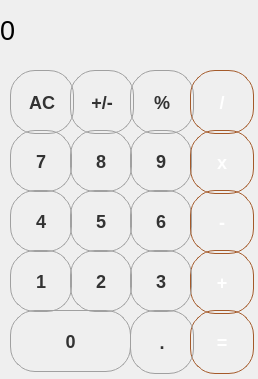
<?xml version="1.0" encoding="UTF-8"?>
<ui version="4.0">
 <class>MainWindow</class>
 <widget class="QMainWindow" name="MainWindow">
  <property name="geometry">
   <rect>
    <x>0</x>
    <y>0</y>
    <width>258</width>
    <height>379</height>
   </rect>
  </property>
  <property name="windowTitle">
   <string>MainWindow</string>
  </property>
  <property name="styleSheet">
   <string notr="true"/>
  </property>
  <widget class="QWidget" name="centralwidget">
   <widget class="QLabel" name="result">
    <property name="geometry">
     <rect>
      <x>0</x>
      <y>0</y>
      <width>241</width>
      <height>61</height>
     </rect>
    </property>
    <property name="font">
     <font>
      <pointsize>20</pointsize>
     </font>
    </property>
    <property name="styleSheet">
     <string notr="true">QLabel{
qproperty-alignment: 'AlignVCenter | AlignRight';
border-bottom: 1px solid gray;
} 

background -color: white;</string>
    </property>
    <property name="text">
     <string>0</string>
    </property>
   </widget>
   <widget class="QPushButton" name="pushButtonAC">
    <property name="geometry">
     <rect>
      <x>10</x>
      <y>70</y>
      <width>64</width>
      <height>64</height>
     </rect>
    </property>
    <property name="styleSheet">
     <string notr="true">QPushButton {
    background-color: qlineargradient(x1: 0, y1: 0, x2: 0, y2: 1,
                                      stop: 0 #e8e8e8, stop: 1 #d7d7d7);
    border: 1px solid #a0a0a0;
    border-radius: 25px;
    min-width: 50px;
    min-height: 50px;

    color: #333;
    font-size: 18px;
    font-weight: bold;

    padding: 6px;
}

QPushButton:hover {
    background-color: qlineargradient(x1: 0, y1: 0, x2: 0, y2: 1,
                                      stop: 0 #f0f0f0, stop: 1 #cfcfcf);
    border: 1px solid #888;
}

QPushButton:pressed {
    background-color: qlineargradient(x1: 0, y1: 0, x2: 0, y2: 1,
                                      stop: 0 #cacaca, stop: 1 #e0e0e0);
    padding-left: 8px;
    padding-top: 8px;
}</string>
    </property>
    <property name="text">
     <string>AC</string>
    </property>
   </widget>
   <widget class="QPushButton" name="pushButton_plus_min">
    <property name="geometry">
     <rect>
      <x>70</x>
      <y>70</y>
      <width>64</width>
      <height>64</height>
     </rect>
    </property>
    <property name="styleSheet">
     <string notr="true">QPushButton {
    background-color: qlineargradient(x1: 0, y1: 0, x2: 0, y2: 1,
                                      stop: 0 #e8e8e8, stop: 1 #d7d7d7);
    border: 1px solid #a0a0a0;
    border-radius: 25px;
    min-width: 50px;
    min-height: 50px;

    color: #333;
    font-size: 18px;
    font-weight: bold;

    padding: 6px;
}

QPushButton:hover {
    background-color: qlineargradient(x1: 0, y1: 0, x2: 0, y2: 1,
                                      stop: 0 #f0f0f0, stop: 1 #cfcfcf);
    border: 1px solid #888;
}

QPushButton:pressed {
    background-color: qlineargradient(x1: 0, y1: 0, x2: 0, y2: 1,
                                      stop: 0 #cacaca, stop: 1 #e0e0e0);
    padding-left: 8px;
    padding-top: 8px;
}</string>
    </property>
    <property name="text">
     <string>+/-</string>
    </property>
   </widget>
   <widget class="QPushButton" name="pushButton_percent">
    <property name="geometry">
     <rect>
      <x>130</x>
      <y>70</y>
      <width>64</width>
      <height>64</height>
     </rect>
    </property>
    <property name="styleSheet">
     <string notr="true">QPushButton {
    background-color: qlineargradient(x1: 0, y1: 0, x2: 0, y2: 1,
                                      stop: 0 #e8e8e8, stop: 1 #d7d7d7);
    border: 1px solid #a0a0a0;
    border-radius: 25px;
    min-width: 50px;
    min-height: 50px;

    color: #333;
    font-size: 18px;
    font-weight: bold;

    padding: 6px;
}

QPushButton:hover {
    background-color: qlineargradient(x1: 0, y1: 0, x2: 0, y2: 1,
                                      stop: 0 #f0f0f0, stop: 1 #cfcfcf);
    border: 1px solid #888;
}

QPushButton:pressed {
    background-color: qlineargradient(x1: 0, y1: 0, x2: 0, y2: 1,
                                      stop: 0 #cacaca, stop: 1 #e0e0e0);
    padding-left: 8px;
    padding-top: 8px;
}</string>
    </property>
    <property name="text">
     <string>%</string>
    </property>
   </widget>
   <widget class="QPushButton" name="pushButton_del">
    <property name="geometry">
     <rect>
      <x>190</x>
      <y>70</y>
      <width>64</width>
      <height>64</height>
     </rect>
    </property>
    <property name="styleSheet">
     <string notr="true">QPushButton {
    background-color: qlineargradient(x1: 0, y1: 0, x2: 0, y2: 1,
                                      stop: 0 #ffb066, stop: 1 #ff9739); 
    color: white;
    border: 1px solid #a45a2a;
    border-radius: 25px;
    min-width: 50px;
    min-height: 50px;

    font-size: 18px;
    font-weight: bold;
    padding: 6px;
}

QPushButton:hover {
    background-color: qlineargradient(x1: 0, y1: 0, x2: 0, y2: 1,
                                      stop: 0 #ffbe7f, stop: 1 #ff8a2c);
    border: 1px solid #934d22;
}

QPushButton:pressed {
    background-color: qlineargradient(x1: 0, y1: 0, x2: 0, y2: 1,
                                      stop: 0 #ff7832, stop: 1 #ff9739);
    padding-left: 8px;
    padding-top: 8px;
}</string>
    </property>
    <property name="text">
     <string>/</string>
    </property>
   </widget>
   <widget class="QPushButton" name="pushButton_7">
    <property name="geometry">
     <rect>
      <x>10</x>
      <y>130</y>
      <width>62</width>
      <height>62</height>
     </rect>
    </property>
    <property name="styleSheet">
     <string notr="true">QPushButton {
    background-color: qlineargradient(x1: 0, y1: 0, x2: 0, y2: 1,
                                      stop: 0 #fefefe, stop: 1 #d6d7db);
    border: 1px solid #a0a0a0;
    border-radius: 25px;
    min-width: 50px;
    min-height: 50px;
    color: #333;
    font-size: 18px;
    font-weight: bold;
    padding: 5px;
}

QPushButton:hover {
    background-color: qlineargradient(x1: 0, y1: 0, x2: 0, y2: 1,
                                      stop: 0 #ffffff, stop: 1 #c8c8c8);
    border: 1px solid #888;
}

QPushButton:pressed {
    background-color: qlineargradient(x1: 0, y1: 0, x2: 0, y2: 1,
                                      stop: 0 #d0d0d0, stop: 1 #f0f0f0);
    padding-left: 7px;
    padding-top: 7px;
}</string>
    </property>
    <property name="text">
     <string>7</string>
    </property>
   </widget>
   <widget class="QPushButton" name="pushButton_8">
    <property name="geometry">
     <rect>
      <x>70</x>
      <y>130</y>
      <width>62</width>
      <height>62</height>
     </rect>
    </property>
    <property name="styleSheet">
     <string notr="true">QPushButton {
    background-color: qlineargradient(x1: 0, y1: 0, x2: 0, y2: 1,
                                      stop: 0 #fefefe, stop: 1 #d6d7db);
    border: 1px solid #a0a0a0;
    border-radius: 25px;
    min-width: 50px;
    min-height: 50px;
    color: #333;
    font-size: 18px;
    font-weight: bold;
    padding: 5px;
}

QPushButton:hover {
    background-color: qlineargradient(x1: 0, y1: 0, x2: 0, y2: 1,
                                      stop: 0 #ffffff, stop: 1 #c8c8c8);
    border: 1px solid #888;
}

QPushButton:pressed {
    background-color: qlineargradient(x1: 0, y1: 0, x2: 0, y2: 1,
                                      stop: 0 #d0d0d0, stop: 1 #f0f0f0);
    padding-left: 7px;
    padding-top: 7px;
}</string>
    </property>
    <property name="text">
     <string>8</string>
    </property>
   </widget>
   <widget class="QPushButton" name="pushButton_9">
    <property name="geometry">
     <rect>
      <x>130</x>
      <y>130</y>
      <width>62</width>
      <height>62</height>
     </rect>
    </property>
    <property name="styleSheet">
     <string notr="true">QPushButton {
    background-color: qlineargradient(x1: 0, y1: 0, x2: 0, y2: 1,
                                      stop: 0 #fefefe, stop: 1 #d6d7db);
    border: 1px solid #a0a0a0;
    border-radius: 25px;
    min-width: 50px;
    min-height: 50px;
    color: #333;
    font-size: 18px;
    font-weight: bold;
    padding: 5px;
}

QPushButton:hover {
    background-color: qlineargradient(x1: 0, y1: 0, x2: 0, y2: 1,
                                      stop: 0 #ffffff, stop: 1 #c8c8c8);
    border: 1px solid #888;
}

QPushButton:pressed {
    background-color: qlineargradient(x1: 0, y1: 0, x2: 0, y2: 1,
                                      stop: 0 #d0d0d0, stop: 1 #f0f0f0);
    padding-left: 7px;
    padding-top: 7px;
}</string>
    </property>
    <property name="text">
     <string>9</string>
    </property>
   </widget>
   <widget class="QPushButton" name="pushButton_mult">
    <property name="geometry">
     <rect>
      <x>190</x>
      <y>130</y>
      <width>64</width>
      <height>64</height>
     </rect>
    </property>
    <property name="styleSheet">
     <string notr="true">QPushButton {
    background-color: qlineargradient(x1: 0, y1: 0, x2: 0, y2: 1,
                                      stop: 0 #ffb066, stop: 1 #ff9739); 
    color: white;
    border: 1px solid #a45a2a;
    border-radius: 25px;
    min-width: 50px;
    min-height: 50px;

    font-size: 18px;
    font-weight: bold;
    padding: 6px;
}

QPushButton:hover {
    background-color: qlineargradient(x1: 0, y1: 0, x2: 0, y2: 1,
                                      stop: 0 #ffbe7f, stop: 1 #ff8a2c);
    border: 1px solid #934d22;
}

QPushButton:pressed {
    background-color: qlineargradient(x1: 0, y1: 0, x2: 0, y2: 1,
                                      stop: 0 #ff7832, stop: 1 #ff9739);
    padding-left: 8px;
    padding-top: 8px;
}</string>
    </property>
    <property name="text">
     <string>x</string>
    </property>
   </widget>
   <widget class="QPushButton" name="pushButton_4">
    <property name="geometry">
     <rect>
      <x>10</x>
      <y>190</y>
      <width>62</width>
      <height>62</height>
     </rect>
    </property>
    <property name="styleSheet">
     <string notr="true">QPushButton {
    background-color: qlineargradient(x1: 0, y1: 0, x2: 0, y2: 1,
                                      stop: 0 #fefefe, stop: 1 #d6d7db);
    border: 1px solid #a0a0a0;
    border-radius: 25px;
    min-width: 50px;
    min-height: 50px;
    color: #333;
    font-size: 18px;
    font-weight: bold;
    padding: 5px;
}

QPushButton:hover {
    background-color: qlineargradient(x1: 0, y1: 0, x2: 0, y2: 1,
                                      stop: 0 #ffffff, stop: 1 #c8c8c8);
    border: 1px solid #888;
}

QPushButton:pressed {
    background-color: qlineargradient(x1: 0, y1: 0, x2: 0, y2: 1,
                                      stop: 0 #d0d0d0, stop: 1 #f0f0f0);
    padding-left: 7px;
    padding-top: 7px;
}</string>
    </property>
    <property name="text">
     <string>4</string>
    </property>
   </widget>
   <widget class="QPushButton" name="pushButton_5">
    <property name="geometry">
     <rect>
      <x>70</x>
      <y>190</y>
      <width>62</width>
      <height>62</height>
     </rect>
    </property>
    <property name="styleSheet">
     <string notr="true">QPushButton {
    background-color: qlineargradient(x1: 0, y1: 0, x2: 0, y2: 1,
                                      stop: 0 #fefefe, stop: 1 #d6d7db);
    border: 1px solid #a0a0a0;
    border-radius: 25px;
    min-width: 50px;
    min-height: 50px;
    color: #333;
    font-size: 18px;
    font-weight: bold;
    padding: 5px;
}

QPushButton:hover {
    background-color: qlineargradient(x1: 0, y1: 0, x2: 0, y2: 1,
                                      stop: 0 #ffffff, stop: 1 #c8c8c8);
    border: 1px solid #888;
}

QPushButton:pressed {
    background-color: qlineargradient(x1: 0, y1: 0, x2: 0, y2: 1,
                                      stop: 0 #d0d0d0, stop: 1 #f0f0f0);
    padding-left: 7px;
    padding-top: 7px;
}</string>
    </property>
    <property name="text">
     <string>5</string>
    </property>
   </widget>
   <widget class="QPushButton" name="pushButton_6">
    <property name="geometry">
     <rect>
      <x>130</x>
      <y>190</y>
      <width>62</width>
      <height>62</height>
     </rect>
    </property>
    <property name="styleSheet">
     <string notr="true">QPushButton {
    background-color: qlineargradient(x1: 0, y1: 0, x2: 0, y2: 1,
                                      stop: 0 #fefefe, stop: 1 #d6d7db);
    border: 1px solid #a0a0a0;
    border-radius: 25px;
    min-width: 50px;
    min-height: 50px;
    color: #333;
    font-size: 18px;
    font-weight: bold;
    padding: 5px;
}

QPushButton:hover {
    background-color: qlineargradient(x1: 0, y1: 0, x2: 0, y2: 1,
                                      stop: 0 #ffffff, stop: 1 #c8c8c8);
    border: 1px solid #888;
}

QPushButton:pressed {
    background-color: qlineargradient(x1: 0, y1: 0, x2: 0, y2: 1,
                                      stop: 0 #d0d0d0, stop: 1 #f0f0f0);
    padding-left: 7px;
    padding-top: 7px;
}</string>
    </property>
    <property name="text">
     <string>6</string>
    </property>
   </widget>
   <widget class="QPushButton" name="pushButton_minus">
    <property name="geometry">
     <rect>
      <x>190</x>
      <y>190</y>
      <width>64</width>
      <height>64</height>
     </rect>
    </property>
    <property name="styleSheet">
     <string notr="true">QPushButton {
    background-color: qlineargradient(x1: 0, y1: 0, x2: 0, y2: 1,
                                      stop: 0 #ffb066, stop: 1 #ff9739); 
    color: white;
    border: 1px solid #a45a2a;
    border-radius: 25px;
    min-width: 50px;
    min-height: 50px;

    font-size: 18px;
    font-weight: bold;
    padding: 6px;
}

QPushButton:hover {
    background-color: qlineargradient(x1: 0, y1: 0, x2: 0, y2: 1,
                                      stop: 0 #ffbe7f, stop: 1 #ff8a2c);
    border: 1px solid #934d22;
}

QPushButton:pressed {
    background-color: qlineargradient(x1: 0, y1: 0, x2: 0, y2: 1,
                                      stop: 0 #ff7832, stop: 1 #ff9739);
    padding-left: 8px;
    padding-top: 8px;
}</string>
    </property>
    <property name="text">
     <string>-</string>
    </property>
   </widget>
   <widget class="QPushButton" name="pushButton_1">
    <property name="geometry">
     <rect>
      <x>10</x>
      <y>250</y>
      <width>62</width>
      <height>62</height>
     </rect>
    </property>
    <property name="styleSheet">
     <string notr="true">QPushButton {
    background-color: qlineargradient(x1: 0, y1: 0, x2: 0, y2: 1,
                                      stop: 0 #fefefe, stop: 1 #d6d7db);
    border: 1px solid #a0a0a0;
    border-radius: 25px;
    min-width: 50px;
    min-height: 50px;
    color: #333;
    font-size: 18px;
    font-weight: bold;
    padding: 5px;
}

QPushButton:hover {
    background-color: qlineargradient(x1: 0, y1: 0, x2: 0, y2: 1,
                                      stop: 0 #ffffff, stop: 1 #c8c8c8);
    border: 1px solid #888;
}

QPushButton:pressed {
    background-color: qlineargradient(x1: 0, y1: 0, x2: 0, y2: 1,
                                      stop: 0 #d0d0d0, stop: 1 #f0f0f0);
    padding-left: 7px;
    padding-top: 7px;
}</string>
    </property>
    <property name="text">
     <string>1</string>
    </property>
   </widget>
   <widget class="QPushButton" name="pushButton_plus">
    <property name="geometry">
     <rect>
      <x>190</x>
      <y>250</y>
      <width>64</width>
      <height>64</height>
     </rect>
    </property>
    <property name="styleSheet">
     <string notr="true">QPushButton {
    background-color: qlineargradient(x1: 0, y1: 0, x2: 0, y2: 1,
                                      stop: 0 #ffb066, stop: 1 #ff9739); 
    color: white;
    border: 1px solid #a45a2a;
    border-radius: 25px;
    min-width: 50px;
    min-height: 50px;

    font-size: 18px;
    font-weight: bold;
    padding: 6px;
}

QPushButton:hover {
    background-color: qlineargradient(x1: 0, y1: 0, x2: 0, y2: 1,
                                      stop: 0 #ffbe7f, stop: 1 #ff8a2c);
    border: 1px solid #934d22;
}

QPushButton:pressed {
    background-color: qlineargradient(x1: 0, y1: 0, x2: 0, y2: 1,
                                      stop: 0 #ff7832, stop: 1 #ff9739);
    padding-left: 8px;
    padding-top: 8px;
}</string>
    </property>
    <property name="text">
     <string>+</string>
    </property>
   </widget>
   <widget class="QPushButton" name="pushButton_2">
    <property name="geometry">
     <rect>
      <x>70</x>
      <y>250</y>
      <width>62</width>
      <height>62</height>
     </rect>
    </property>
    <property name="styleSheet">
     <string notr="true">QPushButton {
    background-color: qlineargradient(x1: 0, y1: 0, x2: 0, y2: 1,
                                      stop: 0 #fefefe, stop: 1 #d6d7db);
    border: 1px solid #a0a0a0;
    border-radius: 25px;
    min-width: 50px;
    min-height: 50px;
    color: #333;
    font-size: 18px;
    font-weight: bold;
    padding: 5px;
}

QPushButton:hover {
    background-color: qlineargradient(x1: 0, y1: 0, x2: 0, y2: 1,
                                      stop: 0 #ffffff, stop: 1 #c8c8c8);
    border: 1px solid #888;
}

QPushButton:pressed {
    background-color: qlineargradient(x1: 0, y1: 0, x2: 0, y2: 1,
                                      stop: 0 #d0d0d0, stop: 1 #f0f0f0);
    padding-left: 7px;
    padding-top: 7px;
}</string>
    </property>
    <property name="text">
     <string>2</string>
    </property>
   </widget>
   <widget class="QPushButton" name="pushButton_3">
    <property name="geometry">
     <rect>
      <x>130</x>
      <y>250</y>
      <width>62</width>
      <height>62</height>
     </rect>
    </property>
    <property name="styleSheet">
     <string notr="true">QPushButton {
    background-color: qlineargradient(x1: 0, y1: 0, x2: 0, y2: 1,
                                      stop: 0 #fefefe, stop: 1 #d6d7db);
    border: 1px solid #a0a0a0;
    border-radius: 25px;
    min-width: 50px;
    min-height: 50px;
    color: #333;
    font-size: 18px;
    font-weight: bold;
    padding: 5px;
}

QPushButton:hover {
    background-color: qlineargradient(x1: 0, y1: 0, x2: 0, y2: 1,
                                      stop: 0 #ffffff, stop: 1 #c8c8c8);
    border: 1px solid #888;
}

QPushButton:pressed {
    background-color: qlineargradient(x1: 0, y1: 0, x2: 0, y2: 1,
                                      stop: 0 #d0d0d0, stop: 1 #f0f0f0);
    padding-left: 7px;
    padding-top: 7px;
}</string>
    </property>
    <property name="text">
     <string>3</string>
    </property>
   </widget>
   <widget class="QPushButton" name="pushButton_0">
    <property name="geometry">
     <rect>
      <x>10</x>
      <y>310</y>
      <width>121</width>
      <height>62</height>
     </rect>
    </property>
    <property name="styleSheet">
     <string notr="true">QPushButton {
    background-color: qlineargradient(x1: 0, y1: 0, x2: 0, y2: 1,
                                      stop: 0 #fefefe, stop: 1 #d6d7db);
    border: 1px solid #a0a0a0;
    border-radius: 25px;
    min-width: 50px;
    min-height: 50px;
    color: #333;
    font-size: 18px;
    font-weight: bold;
    padding: 5px;
}

QPushButton:hover {
    background-color: qlineargradient(x1: 0, y1: 0, x2: 0, y2: 1,
                                      stop: 0 #ffffff, stop: 1 #c8c8c8);
    border: 1px solid #888;
}

QPushButton:pressed {
    background-color: qlineargradient(x1: 0, y1: 0, x2: 0, y2: 1,
                                      stop: 0 #d0d0d0, stop: 1 #f0f0f0);
    padding-left: 7px;
    padding-top: 7px;
}</string>
    </property>
    <property name="text">
     <string>0</string>
    </property>
   </widget>
   <widget class="QPushButton" name="pushButton_equally">
    <property name="geometry">
     <rect>
      <x>190</x>
      <y>310</y>
      <width>64</width>
      <height>64</height>
     </rect>
    </property>
    <property name="styleSheet">
     <string notr="true">QPushButton {
    background-color: qlineargradient(x1: 0, y1: 0, x2: 0, y2: 1,
                                      stop: 0 #ffb066, stop: 1 #ff9739); 
    color: white;
    border: 1px solid #a45a2a;
    border-radius: 25px;
    min-width: 50px;
    min-height: 50px;

    font-size: 18px;
    font-weight: bold;
    padding: 6px;
}

QPushButton:hover {
    background-color: qlineargradient(x1: 0, y1: 0, x2: 0, y2: 1,
                                      stop: 0 #ffbe7f, stop: 1 #ff8a2c);
    border: 1px solid #934d22;
}

QPushButton:pressed {
    background-color: qlineargradient(x1: 0, y1: 0, x2: 0, y2: 1,
                                      stop: 0 #ff7832, stop: 1 #ff9739);
    padding-left: 8px;
    padding-top: 8px;
}</string>
    </property>
    <property name="text">
     <string>=</string>
    </property>
   </widget>
   <widget class="QPushButton" name="pushButton_point">
    <property name="geometry">
     <rect>
      <x>130</x>
      <y>310</y>
      <width>64</width>
      <height>64</height>
     </rect>
    </property>
    <property name="styleSheet">
     <string notr="true">QPushButton {
    background-color: qlineargradient(x1: 0, y1: 0, x2: 0, y2: 1,
                                      stop: 0 #e8e8e8, stop: 1 #d7d7d7);
    border: 1px solid #a0a0a0;
    border-radius: 25px;
    min-width: 50px;
    min-height: 50px;

    color: #333;
    font-size: 18px;
    font-weight: bold;

    padding: 6px;
}

QPushButton:hover {
    background-color: qlineargradient(x1: 0, y1: 0, x2: 0, y2: 1,
                                      stop: 0 #f0f0f0, stop: 1 #cfcfcf);
    border: 1px solid #888;
}

QPushButton:pressed {
    background-color: qlineargradient(x1: 0, y1: 0, x2: 0, y2: 1,
                                      stop: 0 #cacaca, stop: 1 #e0e0e0);
    padding-left: 8px;
    padding-top: 8px;
}</string>
    </property>
    <property name="text">
     <string>.</string>
    </property>
   </widget>
  </widget>
 </widget>
 <resources/>
 <connections/>
</ui>
